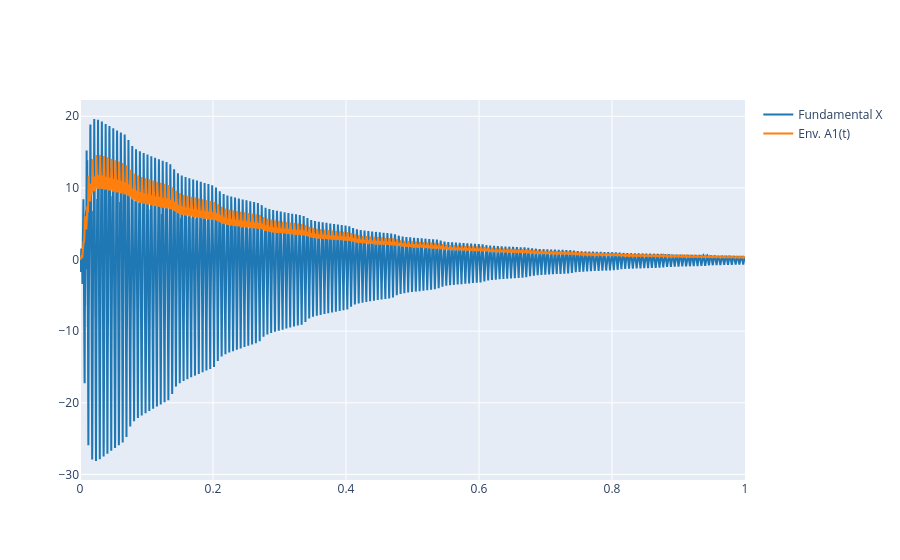

Here is the notebook cell this chart was saved with:
### Markdown cell above
For instance, the following code should extract the envelope of the fundamental frequency component. Change the value of $f_0$ to coincide with your fundamental frequency and check the result.

### Code cell
f0 = 174.614

x_fund = bpf(x_ref, f0, fs)
A1_t = envelope_iir(x_fund, r)

plot_signals([x_fund, A1_t], fs, name=["Fundamental X", "Env. A1(t)"])

### Figure 1 — Plotly figure (JSON) as saved in the notebook; plotly's stock layout.template omitted (floating-point values rounded to 4 significant figures; data arrays with more than 128 entries replaced by an {"elided": "..."} marker saying what was removed)
{"data": [{"line": {"color": "#1f77b4", "shape": "linear"}, "mode": "lines", "name": "Fundamental X", "type": "scatter", "x": {"elided": "44100 float values"}, "y": {"elided": "44100 float values"}}, {"line": {"color": "#ff7f0e", "shape": "linear"}, "mode": "lines", "name": "Env. A1(t)", "type": "scatter", "x": {"elided": "44100 float values"}, "y": {"elided": "44100 float values"}}], "layout": {}}
